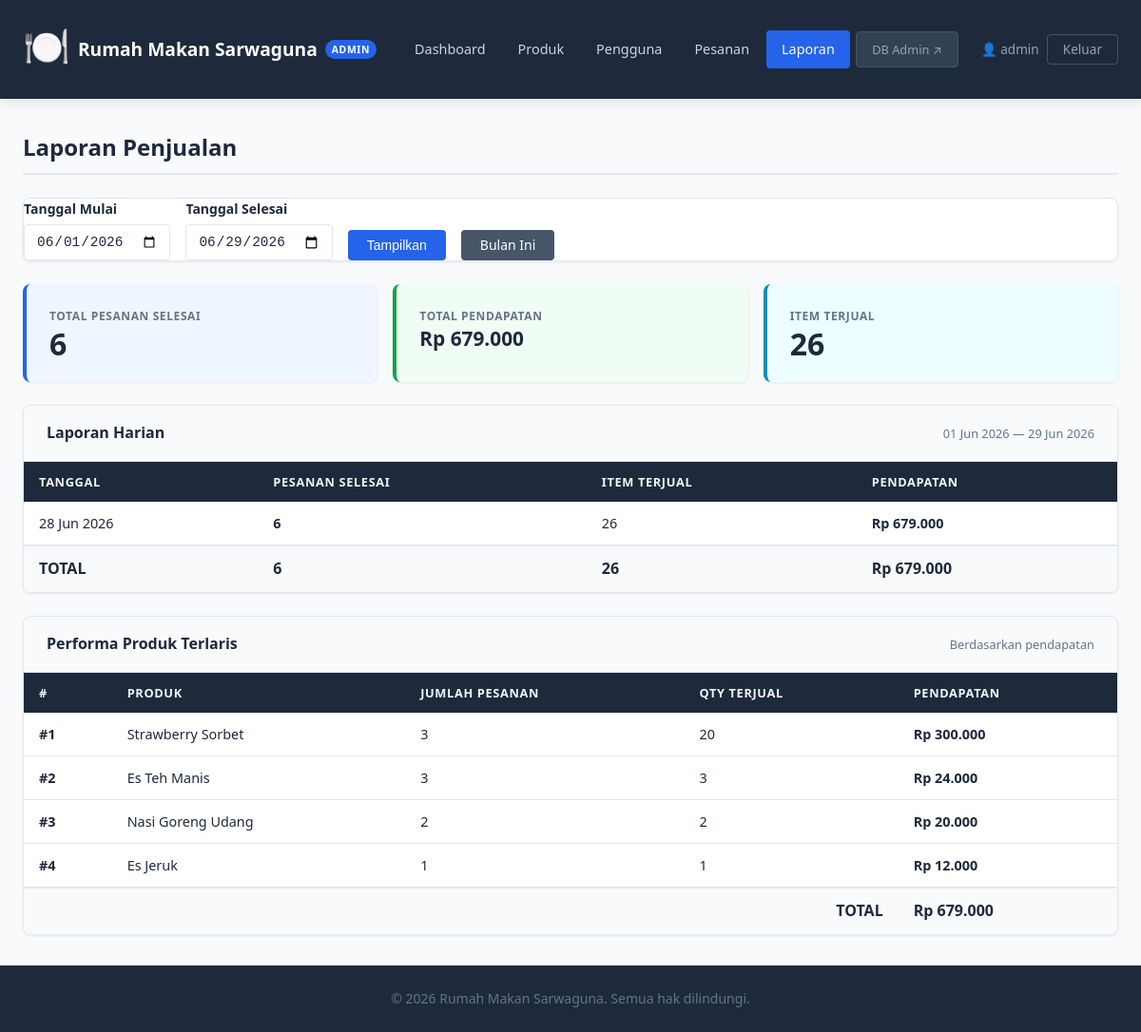
The page /account/reports.php (signed in) on the database as committed earlier.
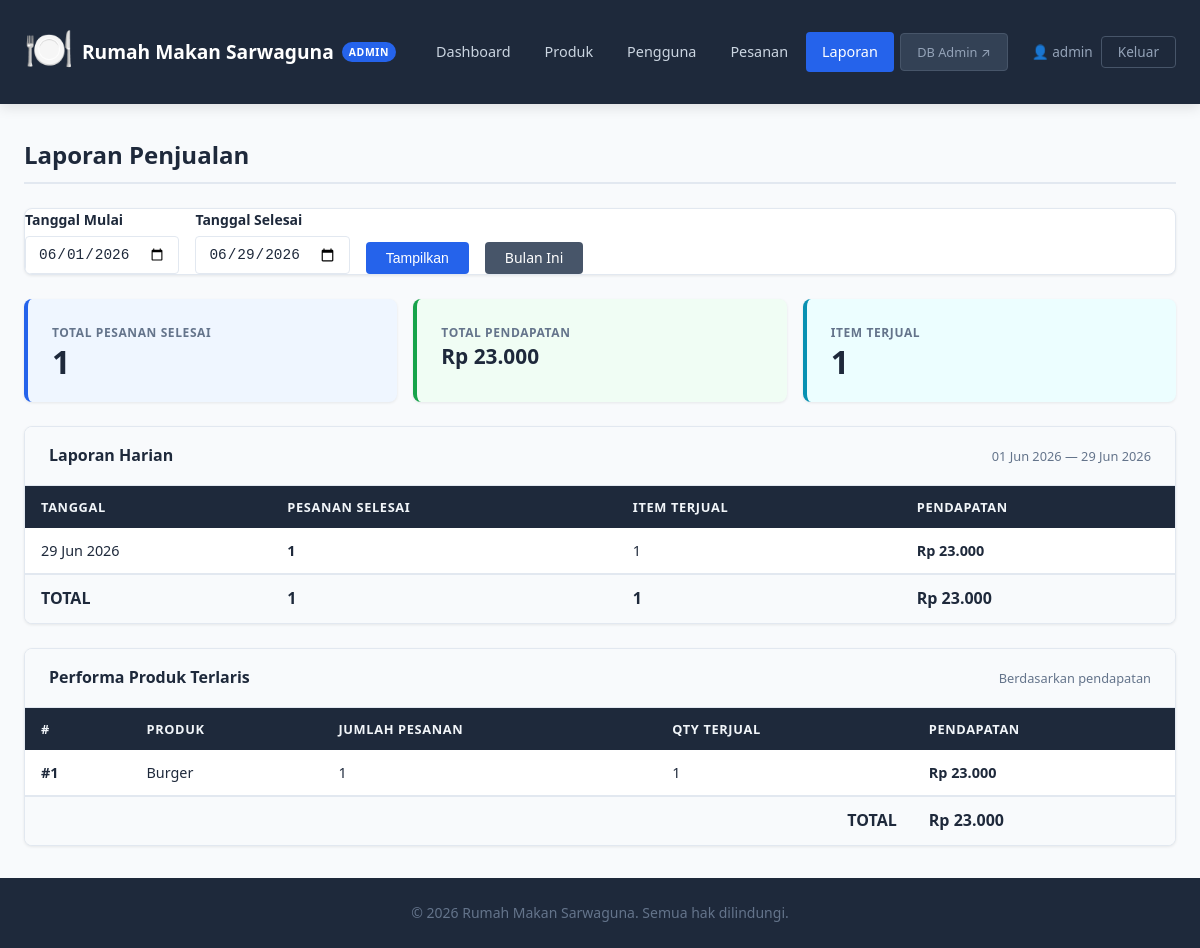
The same page on the database as committed later.
### tables this page shows
CREATE TABLE `products` (
  `id` int(11) NOT NULL,
  `category_id` int(11) NOT NULL,
  `name` varchar(100) NOT NULL,
  `description` text DEFAULT NULL,
  `price` decimal(10,2) NOT NULL,
  `stock` int(11) NOT NULL DEFAULT 0,
  `image` longblob DEFAULT NULL,
  `deleted` tinyint(1) NOT NULL DEFAULT 0,
  `created_at` timestamp NOT NULL DEFAULT current_timestamp()
);

### account/includes/functions.php (called while the page is built, shortened)
<?php
function generateSalesReport($start_date, $end_date) {
    $conn = getDB();
    $stmt = $conn->prepare("SELECT
                            DATE(o.order_date) as date,
                            COUNT(DISTINCT o.id) as order_count,
                            SUM(o.total_amount) as total_sales,
                            SUM(oi.quantity) as items_sold
                            FROM orders o
                            JOIN order_items oi ON o.id = oi.order_id
                            WHERE o.status IN ('completed', 'processing')
                            AND o.deleted = 0
                            AND DATE(o.order_date) BETWEEN ? AND ?
                            GROUP BY DATE(o.order_date)
                            ORDER BY date DESC");
    $stmt->bind_param("ss", $start_date, $end_date);
    $stmt->execute();
    $result = $stmt->get_result();
    return $result->fetch_all(MYSQLI_ASSOC);
}
function generateProductReport($start_date, $end_date) {
    $conn = getDB();
    $stmt = $conn->prepare("SELECT
                            p.id,
                            p.name,
                            COUNT(DISTINCT oi.order_id) as order_count,
                            SUM(oi.quantity) as total_quantity,
                            SUM(oi.quantity * oi.price) as total_revenue
                            FROM products p
                            JOIN order_items oi ON p.id = oi.product_id
                            JOIN orders o ON oi.order_id = o.id
                            WHERE o.status IN ('completed', 'processing')
                            AND o.deleted = 0
                            AND DATE(o.order_date) BETWEEN ? AND ?
                            GROUP BY p.id
                            HAVING total_quantity > 0
                            ORDER BY total_revenue DESC");
    $stmt->bind_param("ss", $start_date, $end_date);
    $stmt->execute();
    return $stmt->get_result()->fetch_all(MYSQLI_ASSOC);
}
?>

### account/reports.php (the view, shortened to what the changed rows need)
<?php
require_once 'includes/functions.php';
class Report
{
    private $startDate;
    private $endDate;
    public function __construct($startDate, $endDate)
    {
        $this->startDate = $startDate;
        $this->endDate   = $endDate;
    }
    public function getSalesReport()
    {
        return generateSalesReport($this->startDate, $this->endDate);
    }
    public function getProductReport()
    {
        return generateProductReport($this->startDate, $this->endDate);
    }
    public function getTotalOrders($salesReport)
    {
        $total = 0;
        foreach ($salesReport as $day) {
            $total += $day['order_count'];
        }
        return $total;
    }
    public function getTotalRevenue($salesReport)
    {
        $total = 0;
        foreach ($salesReport as $day) {
            $total += $day['total_sales'];
        }
        return $total;
    }
    public function getTotalItems($salesReport)
    {
        $total = 0;
        foreach ($salesReport as $day) {
            $total += $day['items_sold'];
        }
        return $total;
    }
}
$start_date = $_GET['start_date'] ?? date('Y-m-01');
$end_date   = $_GET['end_date'] ?? date('Y-m-d');
$report = new Report(
    $start_date,
    $end_date
    );
$sales_report   = $report->getSalesReport();
$product_report = $report->getProductReport();
$total_orders  = $report->getTotalOrders($sales_report);
$total_revenue = $report->getTotalRevenue($sales_report);
$total_items   = $report->getTotalItems($sales_report);
?>
<!DOCTYPE html>
<html lang="id">
<head>
    <link rel="stylesheet" href="../assets/css/style.css">
</head>
<body>
<main>
    <section class="section">
        <div class="container">
            <h2 class="section-title">Laporan Penjualan</h2>
            <div class="stats-grid stats-grid--3" style="margin-bottom:24px">
                <div class="stat-card stat-card--blue">
                    <p class="stat-label">Total Pesanan Selesai</p>
                    <p class="stat-value"><?= $total_orders ?></p>
                </div>
                <div class="stat-card stat-card--green">
                    <p class="stat-label">Total Pendapatan</p>
                    <p class="stat-value stat-value--sm">Rp <?= number_format($total_revenue, 0, ',', '.') ?></p>
                </div>
                <div class="stat-card stat-card--teal">
                    <p class="stat-label">Item Terjual</p>
                    <p class="stat-value"><?= $total_items ?></p>
                </div>
            </div>
            <div class="card" style="margin-bottom:24px">
                <div class="table-wrapper">
                    <table class="data-table">
                        <thead>
                            <tr>
                                <th>Tanggal</th>
                                <th>Pesanan Selesai</th>
                                <th>Item Terjual</th>
                                <th>Pendapatan</th>
                            </tr>
                        </thead>
                        <tbody>
                            <?php if (empty($sales_report)): ?>
                                <tr>
                                    <td colspan="4" class="text-center text-muted">
                                        Tidak ada data penjualan untuk periode ini.
                                        <?php if ($start_date == date('Y-m-01') && $end_date == date('Y-m-d')): ?>
                                            <br><small>Pastikan ada pesanan dengan status <strong>"completed"</strong>.</small>
                                        <?php endif; ?>
                                    </td>
                                </tr>
                            <?php else: ?>
                                <?php foreach ($sales_report as $day): ?>
                                    <tr>
                                        <td><?= date('d M Y', strtotime($day['date'])) ?></td>
                                        <td><strong><?= $day['order_count'] ?></strong></td>
                                        <td><?= $day['items_sold'] ?></td>
                                        <td><strong>Rp <?= number_format($day['total_sales'], 0, ',', '.') ?></strong></td>
                                    </tr>
                                <?php endforeach; ?>
                            <?php endif; ?>
                        </tbody>
                        <?php if (!empty($sales_report)): ?>
                        <tfoot>
                            <tr class="total-row">
                                <td><strong>TOTAL</strong></td>
                                <td><strong><?= $total_orders ?></strong></td>
                                <td><strong><?= $total_items ?></strong></td>
                                <td><strong>Rp <?= number_format($total_revenue, 0, ',', '.') ?></strong></td>
                            </tr>
                        </tfoot>
                        <?php endif; ?>
                    </table>
                </div>
            </div>
            <div class="card">
                <div class="table-wrapper">
                    <table class="data-table">
                        <thead>
                            <tr>
                                <th>#</th>
                                <th>Produk</th>
                                <th>Jumlah Pesanan</th>
                                <th>Qty Terjual</th>
                                <th>Pendapatan</th>
                            </tr>
                        </thead>
                        <tbody>
                            <?php if (empty($product_report)): ?>
                                <tr>
                                    <td colspan="5" class="text-center text-muted">
                                        Tidak ada data produk untuk periode ini.
                                    </td>
                                </tr>
                            <?php else: ?>
                                <?php
                                $rank = 1;
                                foreach ($product_report as $p):
                                ?>
                                    <tr>
                                        <td><strong>#<?= $rank++ ?></strong></td>
                                        <td><?= htmlspecialchars($p['name']) ?></td>
                                        <td><?= $p['order_count'] ?></td>
                                        <td><?= $p['total_quantity'] ?></td>
                                        <td><strong>Rp <?= number_format($p['total_revenue'], 0, ',', '.') ?></strong></td>
                                    </tr>
                                <?php endforeach; ?>
                            <?php endif; ?>
                        </tbody>
                        <?php if (!empty($product_report)): ?>
                        <tfoot>
                            <tr class="total-row">
                                <td colspan="4" style="text-align:right"><strong>TOTAL</strong></td>
                                <td><strong>Rp <?= number_format($total_revenue, 0, ',', '.') ?></strong></td>
                            </tr>
                        </tfoot>
                        <?php endif; ?>
                    </table>
                </div>
            </div>
        </div>
    </section>
</main>
</body>
</html>

Rows that differ between the two databases and show on the page:
no longer on this page (row edited): products: name "Strawberry Sorbet", order_count "3", total_quantity "20", total_revenue "300.000"
no longer on this page (row edited): products: name "Es Teh Manis", order_count "3", total_quantity "3", total_revenue "24.000"
no longer on this page (row edited): products: name "Nasi Goreng Udang", order_count "2", total_quantity "2", total_revenue "20.000"
no longer on this page (row edited): products: name "Es Jeruk", order_count "1", total_quantity "1", total_revenue "12.000"
now on this page (row edited): products: name "Burger", order_count "1", total_quantity "1", total_revenue "23.000"
Other text that changed with them:
$total_orders: "6" → "1"
$total_revenue: "679.000" → "23.000"
$total_items: "26" → "1"
new list line: "29 Jun 2026 1 1 Rp 23.000"
list line gone: "28 Jun 2026 6 26 Rp 679.000"
